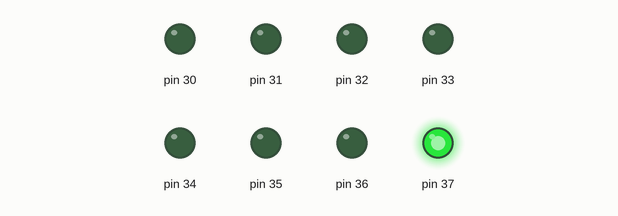
Simulated run of this sketch. Board: Arduino Mega 2560, built with avr-gcc and run on an emulated ATmega2560. Shown: output pins drawn as LEDs (lit = HIGH).

Above: at 0.1 s.
At 0.32 s:
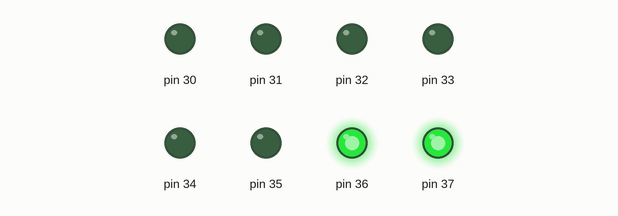
At 0.76 s:
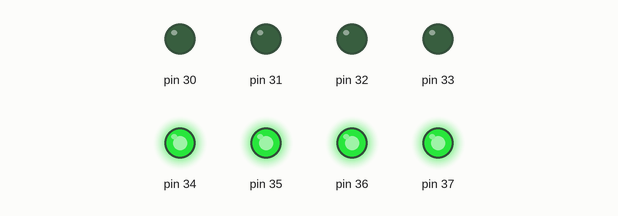
At 1.42 s:
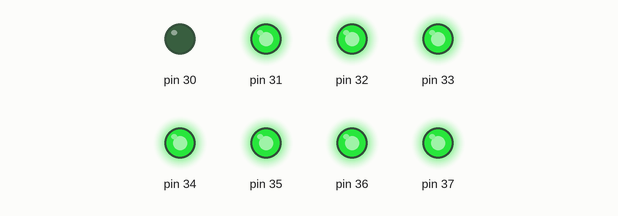
At 2.07 s:
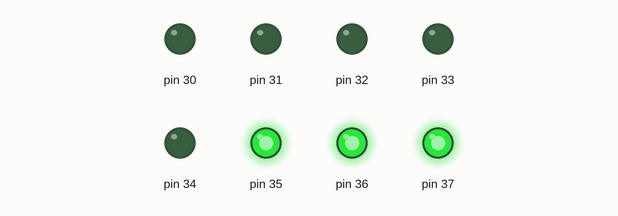
At 2.73 s:
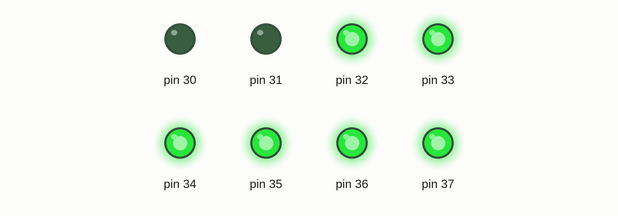
Timing chart, 0 to 3.0 s (numbered marks = the images above):
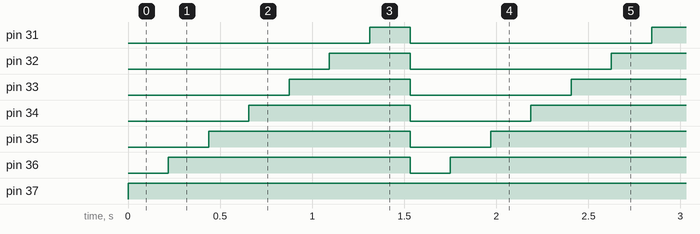

Measured:
- by itself, pin 31: alternates HIGH for 0.22 s and LOW for 1.3 s
- by itself, pin 32: alternates HIGH for 0.44 s and LOW for 1.1 s
- by itself, pin 33: alternates HIGH for 0.66 s and LOW for 0.88 s
- by itself, pin 34: alternates HIGH for 0.88 s and LOW for 0.66 s
- by itself, pin 35: alternates HIGH for 1.1 s and LOW for 0.44 s
- by itself, pin 36: alternates HIGH for 1.3 s and LOW for 0.22 s
- by itself, pin 37: LOW → HIGH at 0.00 s

The sketch:

sketch.ino
```cpp
void setup() {
  // put your setup code here, to run once:
  volatile char *ddr_c=(char*)0x27;
  *ddr_c=0xff;

}

void loop() {
  // put your main code here, to run repeatedly:
  volatile char *port_c=(char*)0x28;

 volatile char i;
 volatile long x;
  *port_c=0;
 for(i=0;i<7;i++)
 {
  *port_c|=(1<<i);
  for(x=0;x<100000;x++);

 }


}
```
